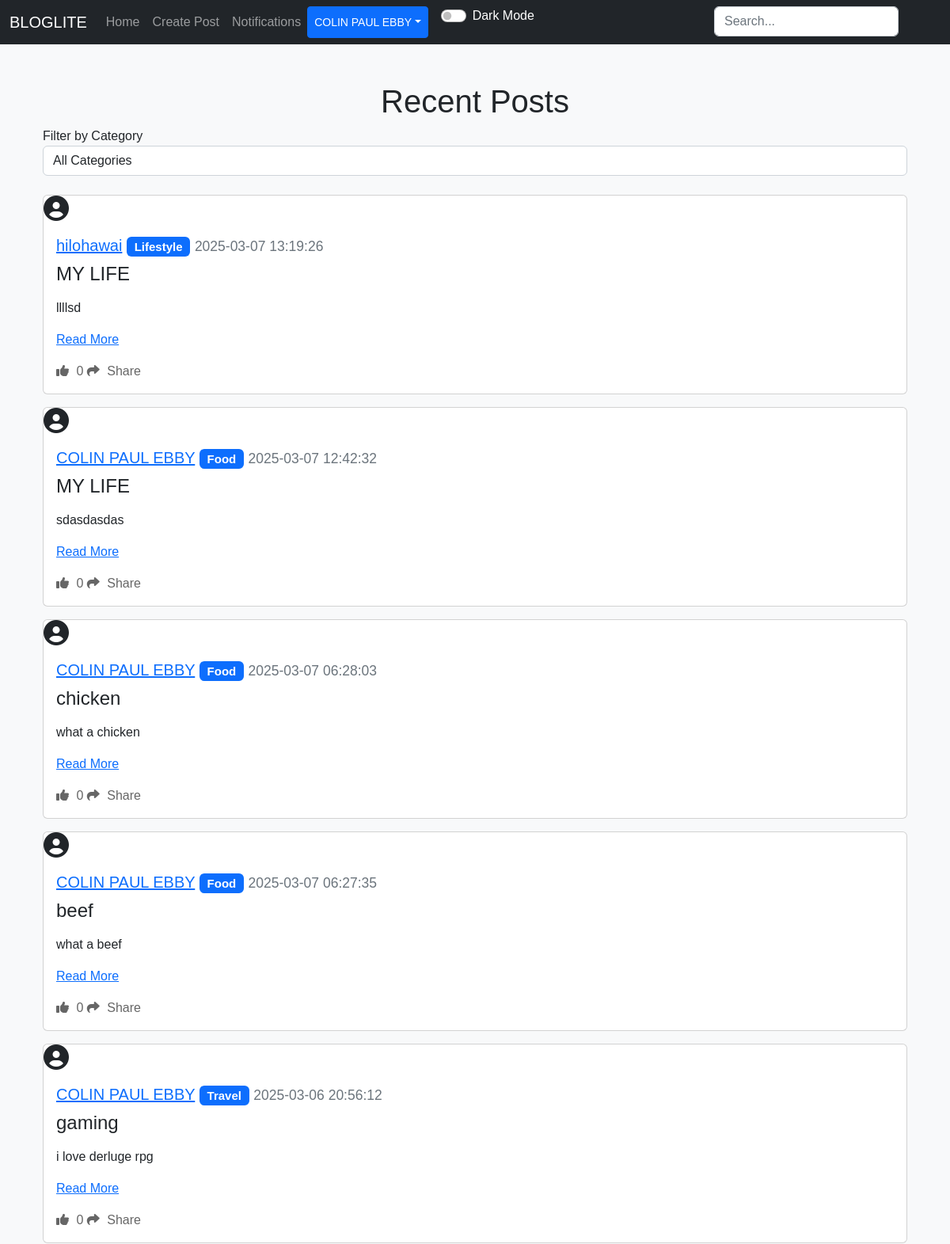
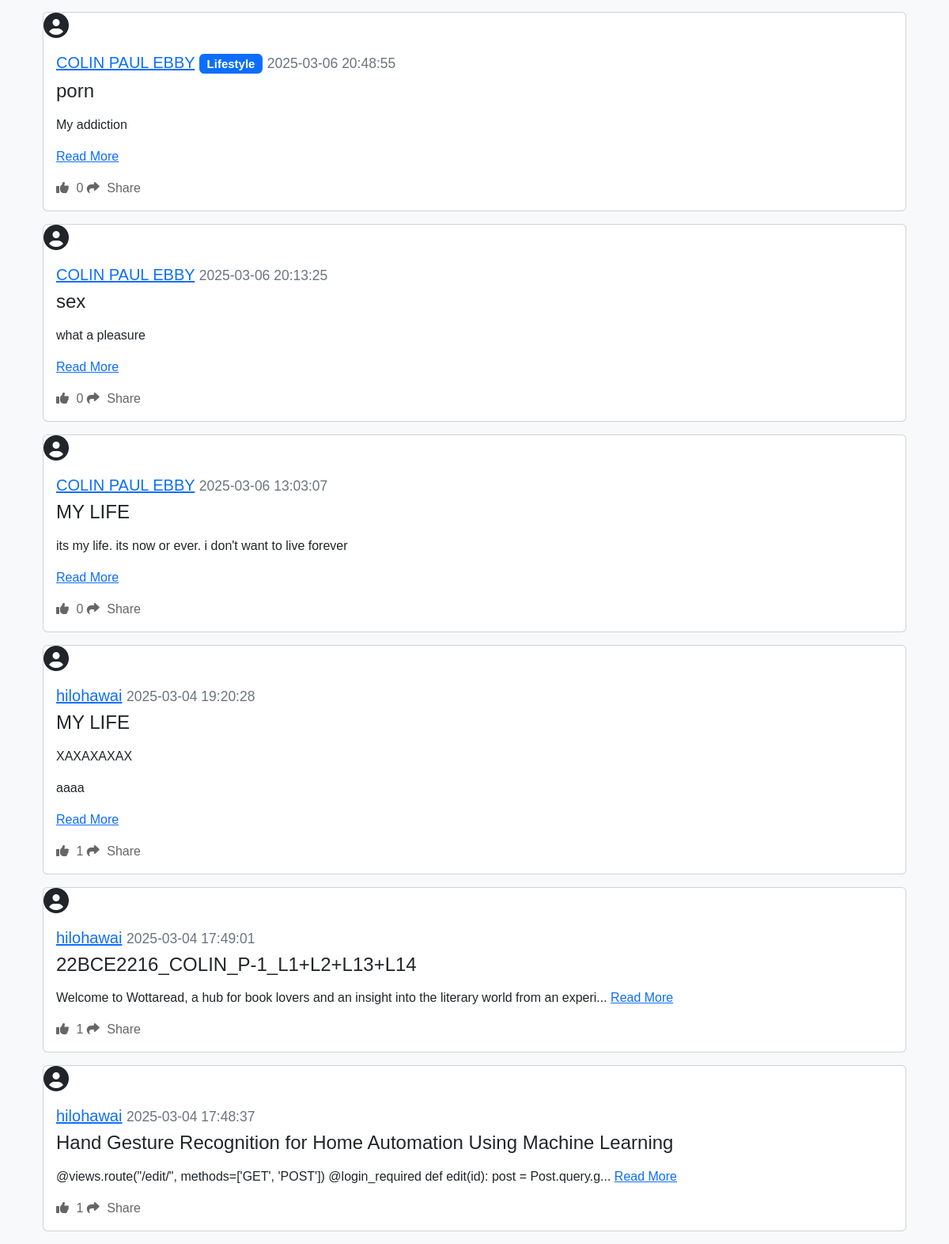
The app's page /home (signed in) with its own data (2 pictures, top to bottom).
### applicaton/models.py (models this page shows)
class User(db.Model, UserMixin):
    id = db.Column(db.Integer, primary_key=True)
    email = db.Column(db.String(150), unique=True)
    username = db.Column(db.String(150), unique=True)
    password = db.Column(db.String(150))
    date_created = db.Column(db.DateTime(timezone=True), default=func.now())
    profile_picture = db.Column(db.String(150), nullable=True)
    posts = db.relationship("Post", backref="user", cascade="all, delete")
    comments = db.relationship("Comment", backref="user", cascade="all, delete")
    likes = db.relationship("Like", backref="user", cascade="all, delete")
    followers = db.relationship("Follower", foreign_keys=[Follower.user_id], backref="followed_user", lazy="dynamic")
    following = db.relationship("Follower", foreign_keys=[Follower.follower_id], backref="follower", lazy="dynamic")
    notifications = db.relationship("Notification", backref="user", cascade="all, delete", lazy="dynamic")

class Post(db.Model):
    id = db.Column(db.Integer, primary_key=True)
    title = db.Column(db.String(150), nullable=False)  # Add title field
    text = db.Column(db.Text, nullable=False)
    date_created = db.Column(db.DateTime(timezone=True), default=func.now())
    author = db.Column(db.Integer, db.ForeignKey('user.id'), nullable=False)
    category_id = db.Column(db.Integer, db.ForeignKey('category.id'), nullable=True)
    comments = db.relationship("Comment", backref="post", cascade="all, delete")
    likes = db.relationship("Like", backref="post", cascade="all, delete")

class Category(db.Model):
    id = db.Column(db.Integer, primary_key=True)
    name = db.Column(db.String(50), unique=True, nullable=False)
    posts = db.relationship("Post", backref="category", cascade="all, delete")

### applicaton/views.py (the view, shortened to what this page needs)
@views.route("/")
@views.route("/home")
@login_required
def home():
    logging.basicConfig(level=logging.DEBUG)
    logger = logging.getLogger(__name__)
    category_id = request.args.get('category_id')
    logger.debug(f"Received category_id: {category_id}")
    query = Post.query
    posts = query.order_by(Post.date_created.desc()).all()
    logger.debug(f"Filtered posts count: {len(posts)}")
    for post in posts:
        logger.debug(f"Post - ID: {post.id}, Title: {post.title}, Category ID: {post.category_id}")
    categories = Category.query.all()
    logger.debug(f"Categories available: {[category.name for category in categories]}")
    return render_template("home.html", user=current_user, posts=posts, categories=categories)

### applicaton/templates/home.html (shortened to what this page needs)
{% extends "nav.html" %}
{% block content %}
<div class="container mt-5">
    <h1 align="center">Recent Posts</h1>
    <form method="GET" action="{{ url_for('views.home') }}" id="categoryFilterForm">
        <div class="form-group">
            <label for="category_id">Filter by Category</label>
            <select name="category_id" id="category_id" class="form-control">
                <option value="">All Categories</option>
            </select>
        </div>
    </form>
    <br />
    {% for post in posts %}
        <div class="card mb-3">
            <div class="profile-pic-container mr-3">
                {% if post.user.profile_picture %}
                    <img src="{{ url_for('static', filename='uploads/' + post.user.profile_picture) }}" alt="Profile Picture" class="profile-pic">
                {% else %}
                    <i class="fas fa-user-circle fa-2x"></i>
                {% endif %}
            </div>
            <div class="card-body">
                <h5 class="card-title">
                    <a href="{{ url_for('views.post', username=post.user.username) }}">{{ post.user.username }}</a>
                    {% if post.category %}
                        <span class="badge bg-primary">{{ post.category.name }}</span>
                    {% endif %}
                    <small class="text-muted">{{ post.date_created }}</small>
                </h5>
                <h4>{{ post.title }}</h4>
                <p class="card-text">
                    {% if post.text|length > 100 %}
                        {{ post.text[:100] | safe }}... <a href="{{ url_for('views.view_post', id=post.id) }}">Read More</a>
                    {% else %}
                        {{ post.text | safe }} <a href="{{ url_for('views.view_post', id=post.id) }}">Read More</a>
                    {% endif %}
                </p>
                <div>
                    <a href="#" class="like-btn" data-post-id="{{ post.id }}">
                        <i class="fas fa-thumbs-up"></i> <span class="like-count">{{ post.likes|length }}</span>
                    </a>
                    <a href="#" class="share-btn ml-3" data-post-id="{{ post.id }}" data-bs-toggle="modal" data-bs-target="#shareModal">
                        <i class="fas fa-share"></i> Share
                    </a>
                </div>
            </div>
        </div>
    {% endfor %}
</div>
{% endblock %}

### applicaton/templates/nav.html (shortened to what this page needs)
<!DOCTYPE html>
<html lang="en">
<head>
  <link href="https://cdn.jsdelivr.net/npm/bootstrap@5.2.3/dist/css/bootstrap.min.css" rel="stylesheet">
  <link rel="stylesheet" href="https://code.jquery.com/ui/1.12.1/themes/base/jquery-ui.css">
  <link rel="stylesheet" href="{{ url_for('static', filename='style.css') }}">
</head>
<body>
  <nav class="navbar navbar-expand-lg navbar-dark bg-dark">
    <div class="container-fluid">
      <a class="navbar-brand" href="/home">BLOGLITE</a>
      <div class="collapse navbar-collapse" id="navbar">
        <div class="navbar-nav">
          <a class="nav-item nav-link" href="/home">Home</a>
          {% if user.is_authenticated %}
            <a class="nav-item nav-link" href="/create-post">Create Post</a>
            <a class="nav-item nav-link" href="/notifications">Notifications</a>
            <div style="position: absolute; right: 57px;">
              <form action="{{ url_for('views.search') }}" method="POST" class="d-flex" role="search">
                <input type="search" placeholder="Search..." name="query" class="form-control me-2" id="search-input">
              </form>
            </div>
            <div class="btn-group">
              <button type="button" class="btn btn-sm btn-primary dropdown-toggle" data-bs-toggle="dropdown">{{ user.username }}</button>
            </div>
          {% else %}
            <a class="nav-item nav-link" href="/login">Login</a>
            <a class="nav-item nav-link" href="/sign-up">Sign Up</a>
          {% endif %}
          <div class="form-check form-switch ms-3">
            <input class="form-check-input" type="checkbox" id="darkModeToggle" onclick="toggleDarkMode()">
            <label class="form-check-label text-white" for="darkModeToggle">Dark Mode</label>
          </div>
        </div>
      </div>
    </div>
  </nav>
  <div class="container">{% block content %}{% endblock %}</div>
</body>
</html>

### applicaton/static/style.css (style rules this page uses)
body { background-color: #f8f9fa; font-family: Arial, sans-serif; }
.profile-pic-container { display: inline-block; vertical-align: middle; margin-right: 10px; }
.like-btn { color: #666; text-decoration: none; transition: color 0.3s ease; }
.like-btn i { margin-right: 5px; }
.share-btn { color: #666; text-decoration: none; transition: color 0.3s ease; }
.share-btn i { margin-right: 5px; }

### records on screen
User: username "COLIN PAUL EBBY"
Post: user.username "hilohawai", category.name "Lifestyle", date_created "2025-03-07 13:19:26", title "MY LIFE", text "llllsd", likes|length "0"
Post: user.username "COLIN PAUL EBBY", category.name "Food", date_created "2025-03-07 12:42:32", title "MY LIFE", text "sdasdasdas", likes|length "0"
Post: user.username "COLIN PAUL EBBY", category.name "Food", date_created "2025-03-07 06:28:03", title "chicken", text "what a chicken", likes|length "0"
Post: user.username "COLIN PAUL EBBY", category.name "Food", date_created "2025-03-07 06:27:35", title "beef", text "what a beef", likes|length "0"
Post: user.username "COLIN PAUL EBBY", category.name "Travel", date_created "2025-03-06 20:56:12", title "gaming", text "i love derluge rpg", likes|length "0"
Post: user.username "COLIN PAUL EBBY", category.name "Lifestyle", date_created "2025-03-06 20:48:55", title "porn", text "My addiction", likes|length "0"
Post: user.username "COLIN PAUL EBBY", date_created "2025-03-06 20:13:25", title "sex", text "what a pleasure", likes|length "0"
Post: user.username "COLIN PAUL EBBY", date_created "2025-03-06 13:03:07", title "MY LIFE", text "its my life. its now or ever. i don't want to live forever", likes|length "0"
Post: user.username "hilohawai", date_created "2025-03-04 19:20:28", title "MY LIFE", text "XAXAXAXAX aaaa", likes|length "1"
Post: user.username "hilohawai", date_created "2025-03-04 17:49:01", title "22BCE2216_COLIN_P-1_L1+L2+L13+L14", text "Welcome to Wottaread, a hub for book lovers and an insight into the literary world from an experi", likes|length "1"
Post: user.username "hilohawai", date_created "2025-03-04 17:48:37", title "Hand Gesture Recognition for Home Automation Using Machine Learning", text "@views.route(\"/edit/\", methods=['GET', 'POST']) @login_required def edit(id): post = Post.query.g", likes|length "1"
